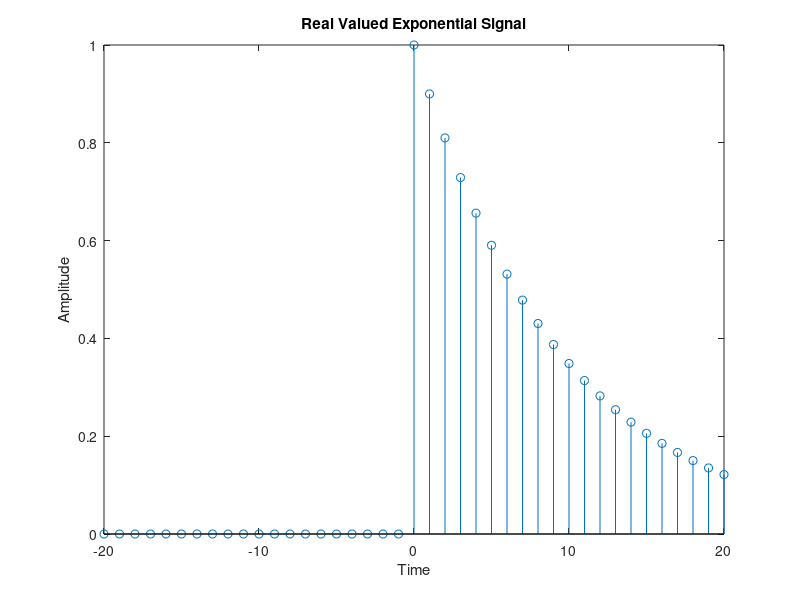

The MATLAB source for this figure:
%RealValued Exponential Signal
%Matlab Code
n=-20:20;
x=(0.9.^n).*(n>=0);
stem(n,x)
xlabel('Time');
ylabel('Amplitude');
title('Real Valued Exponential Signal');
